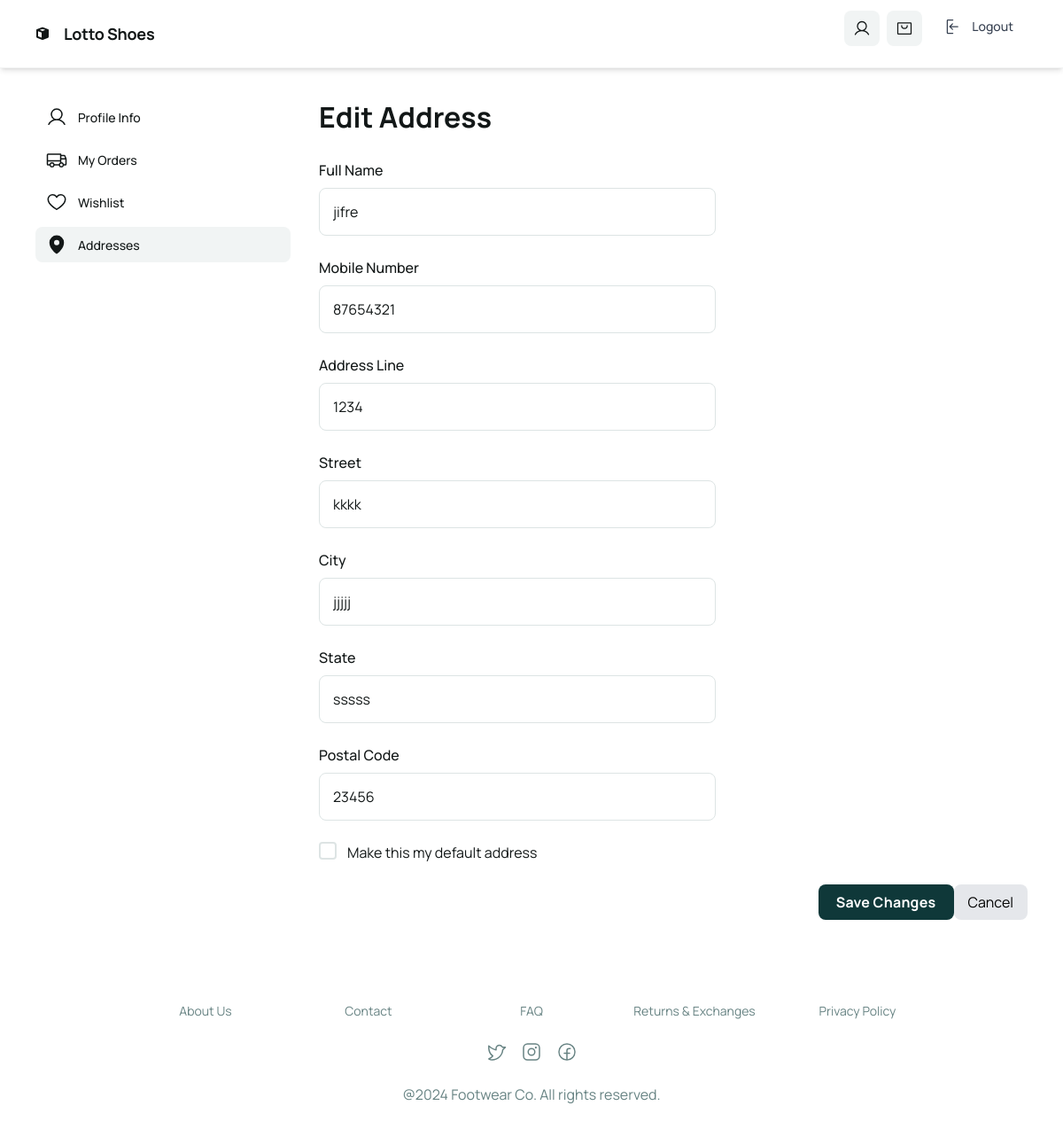
Screenshot of /user/edit-address/13/ (signed in) with the database file from the repository.
### accounts/models.py (models this page shows, shortened)
class Address(models.Model):
    user = models.ForeignKey(settings.AUTH_USER_MODEL,on_delete=models.CASCADE,related_name='addresses')
    full_name = models.CharField(max_length=100)
    phone = models.CharField(max_length=15)
    address_line = models.TextField()
    street = models.CharField(max_length=50)
    city = models.CharField(max_length=50)
    state = models.CharField(max_length=50)
    postal_code = models.CharField(max_length=10)
    is_default = models.BooleanField(default=False)
    created_at = models.DateTimeField(auto_now_add=True)
    updated_at = models.DateTimeField(auto_now=True)

### accounts/views.py (the view)
# urls.py: path('edit-address/<int:id>/',views.edit_address,name='edit_address'),
@never_cache
@login_required(login_url='login')
def edit_address(request,id):
    next_url = request.GET.get('next') or request.POST.get('next')
    address = get_object_or_404(Address,id=id,user=request.user)
    if request.method == "POST":
        form = AddressForm(request.POST,instance=address)
        if form.is_valid():
            if not form.has_changed():
                messages.info(request, 'No changes detected')
                return redirect('my_address')
            updated_address = form.save(commit=False)
            if updated_address.is_default:
                Address.objects.filter(user = request.user).exclude(id=address.id).update(is_default = False)
            updated_address.save()
            messages.success(request,'Address updated successfully')
            if next_url == 'checkout':
                return redirect('checkout')
            return redirect('my_address')
        else:
            messages.error(request, 'Failed to update the address. Please check the form.')
    else:
        form = AddressForm(instance=address)
    return render(request,'accounts/edit_address.html',{
        'form': form,
        'address':address,
        'next': next_url
        })

### accounts/forms.py (shortened to what this page needs)
class AddressForm(forms.ModelForm):
    class Meta:
        model = Address
        fields = [
            'full_name',
            'phone',
            'address_line',
            'street',
            'city',
            'state',
            'postal_code',
            'is_default'
        ]

### accounts/templates/accounts/edit_address.html (shortened to what this page needs)
<html>
  <head>
    <script src="https://cdn.tailwindcss.com?plugins=forms,container-queries"></script>
  </head>
  <body>
    <div
      class="relative flex h-auto min-h-screen w-full flex-col bg-white group/design-root overflow-x-hidden"
      style="font-family: Manrope, &quot;Noto Sans&quot;, sans-serif;"
    >
      <div class="layout-container flex h-full grow flex-col">
         <header
          class="fixed top-0 left-0 w-full z-50 bg-white shadow-md flex items-center justify-between whitespace-nowrap border-b border-solid border-b-[#f2f3f3] px-10 py-3 bg-white"
        >
          <div class="flex items-center gap-4 text-[#121717]">
            <div class="size-4">
            </div>
            <a href="{% url 'home' %}">
            <h2 class="text-[#121717] text-lg font-bold leading-tight tracking-[-0.015em]">Lotto Shoes</h2>
            </a>
          </div>
          <div class="flex flex-1 justify-end gap-8">
            <div class="flex gap-2">
              <button
                class="flex max-w-[480px] cursor-pointer items-center justify-center overflow-hidden rounded-lg h-10 bg-[#f1f4f4] text-[#121717] gap-2 text-sm font-bold leading-normal tracking-[0.015em] min-w-0 px-2.5"
              >
                <div class="text-[#121717]" data-icon="User" data-size="20px" data-weight="regular">
                </div>
              </button>
              <button
                class="flex max-w-[480px] cursor-pointer items-center justify-center overflow-hidden rounded-lg h-10 bg-[#f1f4f4] text-[#121717] gap-2 text-sm font-bold leading-normal tracking-[0.015em] min-w-0 px-2.5"
              >
                <div class="text-[#121717]" data-icon="ShoppingBag" data-size="20px" data-weight="regular">
                  <svg xmlns="http://www.w3.org/2000/svg" width="20px" height="20px" fill="currentColor" viewBox="0 0 256 256">
                    <path
                      d="M216,40H40A16,16,0,0,0,24,56V200a16,16,0,0,0,16,16H216a16,16,0,0,0,16-16V56A16,16,0,0,0,216,40Zm0,160H40V56H216V200ZM176,88a48,48,0,0,1-96,0,8,8,0,0,1,16,0,32,32,0,0,0,64,0,8,8,0,0,1,16,0Z"
                    ></path>
                  </svg>
                </div>
              </button>
              <form method="POST" action="{% url 'logout' %}">
                <button
                  type="submit"
                  class="w-full flex items-center gap-3 px-4 py-2 rounded-md text-gray-700 hover:bg-red-50 hover:text-red-600 transition duration-150"
                >
                  <span class="text-sm font-medium">Logout</span>
                </button>
              </form>
            </div>
          </div>
        </header>
        <div class="flex flex-1 justify-center items-start px-6 py-6 pt-24">
          <div class="layout-content-container flex flex-col w-80">
            <div class="flex h-full min-h-[700px] flex-col justify-between bg-white p-4">
              <div class="flex flex-col gap-4">
                <div class="flex flex-col gap-2">
                  <div class="flex items-center gap-3 px-3 py-2">
                    <div class="text-[#121717]" data-icon="User" data-size="24px" data-weight="regular">
                    </div>
                    <p class="text-[#121717] text-sm font-medium leading-normal">Profile Info</p>
                  </div>
                  <div class="flex items-center gap-3 px-3 py-2">
                    <div class="text-[#121717]" data-icon="Truck" data-size="24px" data-weight="regular">
                    </div>
                    <p class="text-[#121717] text-sm font-medium leading-normal">My Orders</p>
                  </div>
                  <div class="flex items-center gap-3 px-3 py-2">
                    <div class="text-[#121717]" data-icon="Heart" data-size="24px" data-weight="regular">
                    </div>
                    <p class="text-[#121717] text-sm font-medium leading-normal">Wishlist</p>
                  </div>
                  <div class="flex items-center gap-3 px-3 py-2 rounded-lg bg-[#f1f4f4]">
                    <div class="text-[#121717]" data-icon="MapPin" data-size="24px" data-weight="fill">
                      <svg xmlns="http://www.w3.org/2000/svg" width="24px" height="24px" fill="currentColor" viewBox="0 0 256 256">
                        <path
                          d="M128,16a88.1,88.1,0,0,0-88,88c0,75.3,80,132.17,83.41,134.55a8,8,0,0,0,9.18,0C136,236.17,216,179.3,216,104A88.1,88.1,0,0,0,128,16Zm0,56a32,32,0,1,1-32,32A32,32,0,0,1,128,72Z"
                        ></path>
                      </svg>
                    </div>
                    <p class="text-[#121717] text-sm font-medium leading-normal">Addresses</p>
                  </div>
                </div>
              </div>
            </div>
          </div>
          <div class="layout-content-container flex flex-col max-w-[960px] flex-1">
            <div class="layout-content-container flex flex-col max-w-[960px] flex-1">
             <form method="POST" action="{% url 'edit_address' address.id %}" id="edit-address-form" novalidate>
            <div class="flex flex-wrap justify-between gap-3 p-4"><p class="text-[#121717] tracking-light text-[32px] font-bold leading-tight min-w-72">Edit Address</p></div>
            <div class="flex max-w-[480px] flex-wrap items-end gap-4 px-4 py-3">
              <label class="flex flex-col min-w-40 flex-1">
                <p class="text-[#121717] text-base font-medium leading-normal pb-2">Full Name</p>
                <input
                  id='full_name'
                  name='full_name'
                  placeholder="Enter your full name"
                  class="form-input flex w-full min-w-0 flex-1 resize-none overflow-hidden rounded-lg text-[#121717] focus:outline-0 focus:ring-0 border border-[#dde4e4] bg-white focus:border-[#dde4e4] h-14 placeholder:text-[#678383] p-[15px] text-base font-normal leading-normal"
                  value="{{ form.full_name.value|default:'' }}"
                  required
                />
              </label>
            </div>
            <div class="flex max-w-[480px] flex-wrap items-end gap-4 px-4 py-3">
              <label class="flex flex-col min-w-40 flex-1">
                <p class="text-[#121717] text-base font-medium leading-normal pb-2">Mobile Number</p>
                <input
                  id='phone'
                  name='phone'
                  placeholder="Enter your mobile number"
                  class="form-input flex w-full min-w-0 flex-1 resize-none overflow-hidden rounded-lg text-[#121717] focus:outline-0 focus:ring-0 border border-[#dde4e4] bg-white focus:border-[#dde4e4] h-14 placeholder:text-[#678383] p-[15px] text-base font-normal leading-normal"
                  value="{{ form.phone.value|default:'' }}"
                  required
                />
              </label>
            </div>
            <div class="flex max-w-[480px] flex-wrap items-end gap-4 px-4 py-3">
              <label class="flex flex-col min-w-40 flex-1">
                <p class="text-[#121717] text-base font-medium leading-normal pb-2">Address Line</p>
                <input
                  id='address_line'
                  name='address_line'
                  placeholder="Enter House No / Area"
                  class="form-input flex w-full min-w-0 flex-1 resize-none overflow-hidden rounded-lg text-[#121717] focus:outline-0 focus:ring-0 border border-[#dde4e4] bg-white focus:border-[#dde4e4] h-14 placeholder:text-[#678383] p-[15px] text-base font-normal leading-normal"
                  value="{{ form.address_line.value|default:'' }}"
                  required
                />
              </label>
            </div>
            <div class="flex max-w-[480px] flex-wrap items-end gap-4 px-4 py-3">
              <label class="flex flex-col min-w-40 flex-1">
                <p class="text-[#121717] text-base font-medium leading-normal pb-2">Street</p>
                <input
                  id='street'
                  name='street'
                  placeholder="Enter your Street"
                  class="form-input flex w-full min-w-0 flex-1 resize-none overflow-hidden rounded-lg text-[#121717] focus:outline-0 focus:ring-0 border border-[#dde4e4] bg-white focus:border-[#dde4e4] h-14 placeholder:text-[#678383] p-[15px] text-base font-normal leading-normal"
                  value="{{ form.street.value|default:'' }}"
                  required
                />
              </label>
            </div>
            <div class="flex max-w-[480px] flex-wrap items-end gap-4 px-4 py-3">
              <label class="flex flex-col min-w-40 flex-1">
                <p class="text-[#121717] text-base font-medium leading-normal pb-2">City</p>
                <input
                  id='city'
                  name='city'
                  placeholder="Enter your City"
                  class="form-input flex w-full min-w-0 flex-1 resize-none overflow-hidden rounded-lg text-[#121717] focus:outline-0 focus:ring-0 border border-[#dde4e4] bg-white focus:border-[#dde4e4] h-14 placeholder:text-[#678383] p-[15px] text-base font-normal leading-normal"
                  value="{{ form.city.value|default:'' }}"
                  required
                />
              </label>
            </div>
            <div class="flex max-w-[480px] flex-wrap items-end gap-4 px-4 py-3">
              <label class="flex flex-col min-w-40 flex-1">
                <p class="text-[#121717] text-base font-medium leading-normal pb-2">State</p>
                <input
                  id='state'
                  name='state'
                  placeholder="Enter your State"
                  class="form-input flex w-full min-w-0 flex-1 resize-none overflow-hidden rounded-lg text-[#121717] focus:outline-0 focus:ring-0 border border-[#dde4e4] bg-white focus:border-[#dde4e4] h-14 placeholder:text-[#678383] p-[15px] text-base font-normal leading-normal"
                  value="{{ form.state.value|default:'' }}"
                  required
                />
              </label>
            </div>
            <div class="flex max-w-[480px] flex-wrap items-end gap-4 px-4 py-3">
              <label class="flex flex-col min-w-40 flex-1">
                <p class="text-[#121717] text-base font-medium leading-normal pb-2">Postal Code</p>
                <input
                  id='postal_code'
                  name='postal_code'
                  placeholder="Enter your Postal Code"
                  class="form-input flex w-full min-w-0 flex-1 resize-none overflow-hidden rounded-lg text-[#121717] focus:outline-0 focus:ring-0 border border-[#dde4e4] bg-white focus:border-[#dde4e4] h-14 placeholder:text-[#678383] p-[15px] text-base font-normal leading-normal"
                  value="{{ form.postal_code.value|default:'' }}"
                  required
                />
              </label>
            </div>
            <div class="px-4">
              <label class="flex gap-x-3 py-3 flex-row">
                <input
                  type="checkbox"
                  name="is_default"
                  class="h-5 w-5 rounded border-[#dde4e4] border-2 bg-transparent text-[#0f3839]"
                />
                <p class="text-[#121717] text-base font-normal leading-normal">
                  Make this my default address
                </p>
              </label>
            </div>
            <div class="flex px-4 py-3 justify-end">
              <button
                class="flex min-w-[84px] max-w-[480px] cursor-pointer items-center justify-center overflow-hidden rounded-lg h-10 px-5 bg-[#0f3839] text-white text-base font-bold leading-normal tracking-[0.015em]"
              >
                <span class="truncate">Save Changes</span>
              </button>
               <a href="{% url 'my_address' %}"
            class="px-4 py-2 bg-gray-200 rounded-lg">
            Cancel
            </a>
            </div>
             </form>
          </div>
          </div>
        </div>
        <footer class="flex justify-center">
          <div class="flex max-w-[960px] flex-1 flex-col">
            <footer class="flex flex-col gap-6 px-5 py-10 text-center @container">
              <div class="flex flex-wrap items-center justify-center gap-6 @[480px]:flex-row @[480px]:justify-around">
                <a class="text-[#678383] text-sm font-normal leading-normal min-w-40" href="#">About Us</a>
                <a class="text-[#678383] text-sm font-normal leading-normal min-w-40" href="#">Contact</a>
                <a class="text-[#678383] text-sm font-normal leading-normal min-w-40" href="#">FAQ</a>
                <a class="text-[#678383] text-sm font-normal leading-normal min-w-40" href="#">Returns &amp; Exchanges</a>
                <a class="text-[#678383] text-sm font-normal leading-normal min-w-40" href="#">Privacy Policy</a>
              </div>
              <div class="flex flex-wrap justify-center gap-4">
                <a href="#">
                  <div class="text-[#678383]" data-icon="TwitterLogo" data-size="24px" data-weight="regular">
                  </div>
                </a>
                <a href="#">
                  <div class="text-[#678383]" data-icon="InstagramLogo" data-size="24px" data-weight="regular">
                  </div>
                </a>
                <a href="#">
                  <div class="text-[#678383]" data-icon="FacebookLogo" data-size="24px" data-weight="regular">
                  </div>
                </a>
              </div>
              <p class="text-[#678383] text-base font-normal leading-normal">@2024 Footwear Co. All rights reserved.</p>
            </footer>
          </div>
        </footer>
      </div>
    </div>
  </body>
</html>

### rows the page displays
Address: full_name "jifre", phone "87654321", address_line "1234", street "kkkk", city "jjjjj", state "sssss", postal_code "23456"
